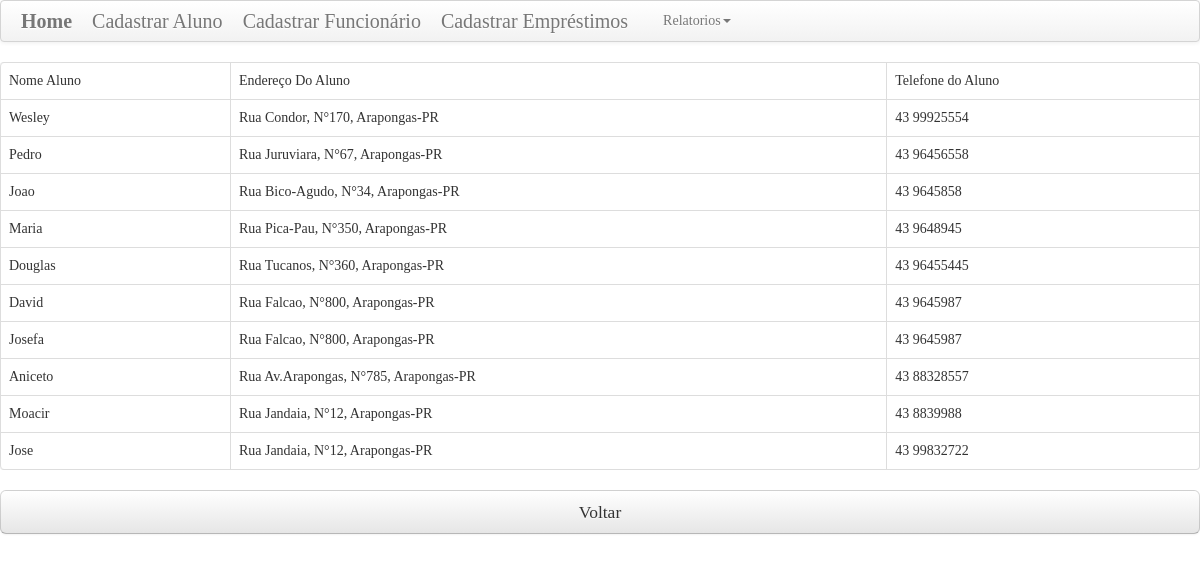
The page /show/show_alunos.php on the database its author committed.
### tables this page shows
CREATE TABLE `aluno` (
  `id_aluno` int(9) NOT NULL,
  `nomeC` varchar(90) DEFAULT NULL,
  `endereco` varchar(45) DEFAULT NULL,
  `telefone` varchar(11) DEFAULT NULL
);

### show/show_alunos.php (the view, shortened to what this page needs)
<?php
$banco="biblioteca";
$conexao=mysqli_connect("localhost", "root", "") or die ("Banco de Dados Off_line");
mysqli_select_db($conexao, $banco) or die ("Banco de Dados não conectado");
?>
<?php
$consulta =mysqli_query($conexao, "SELECT * FROM aluno");
?>
<!DOCTYPE html>
<html>
<head>
    <link rel="stylesheet" href="css/bootstrap.css" />
    <link rel="stylesheet" href="css/style.css" />
    <link rel="stylesheet" href="css/normalize.css" />
</head>
<body>
<div class="navbar">
   <div class="navbar-inner">
      <div class="container">
      <a class="brand" href="../home.php"><b>Home</b></a>
      <a class="brand" href="../visao/cadastrar_aluno.php">Cadastrar Aluno</a>
      <a class="brand" href="../visao/formulario_cadastro_func.php">Cadastrar Funcionário</a>
      <a class="brand" href="../visao/form_emprestimos.php">Cadastrar Empréstimos</a>
                <ul class="nav navbar-nav">
                    <li class="dropdown"><a href="" class="dropdown-toggle"
                        data-toggle="dropdown" role="button" aria-haspopup="true"
                        aria-expanded="false">Relatorios<span class="caret"></span></a>
					</li>
                </ul>
		</div>
   </div>
</div>
<table class="table table-bordered">
    <tr>
      <td>Nome Aluno</td>
      <td>Endereço Do Aluno</td>
      <td>Telefone do Aluno</td>
    </tr>
    <?php while($dado = $consulta->fetch_array()) { ?>
    <tr>
      <td><?php echo $dado['nomeC']; ?></td>
      <td><?php echo $dado['endereco']; ?></td>
      <td><?php echo $dado['telefone']; ?></td>
    </tr>
    <?php } ?>
</table>
<a href="../home.php" class="btn btn-large btn-block" type="button">Voltar</a>
</body>
</html>

### show/css/style.css (style rules this page uses)
* { margin: 0; padding: 0; font-family: "ProximaNovaLight"; }

### rows shown on the page
aluno: nomeC "Wesley", endereco "Rua Condor, N°170, Arapongas-PR", telefone "43 99925554"
aluno: nomeC "Pedro", endereco "Rua Juruviara, N°67, Arapongas-PR", telefone "43 96456558"
aluno: nomeC "Joao", endereco "Rua Bico-Agudo, N°34, Arapongas-PR", telefone "43 9645858"
aluno: nomeC "Maria", endereco "Rua Pica-Pau, N°350, Arapongas-PR", telefone "43 9648945"
aluno: nomeC "Douglas", endereco "Rua Tucanos, N°360, Arapongas-PR", telefone "43 96455445"
aluno: nomeC "David", endereco "Rua Falcao, N°800, Arapongas-PR", telefone "43 9645987"
aluno: nomeC "Josefa", endereco "Rua Falcao, N°800, Arapongas-PR", telefone "43 9645987"
aluno: nomeC "Aniceto", endereco "Rua Av.Arapongas, N°785, Arapongas-PR", telefone "43 88328557"
aluno: nomeC "Moacir", endereco "Rua Jandaia, N°12, Arapongas-PR", telefone "43 8839988"
aluno: nomeC "Jose", endereco "Rua Jandaia, N°12, Arapongas-PR", telefone "43 99832722"
